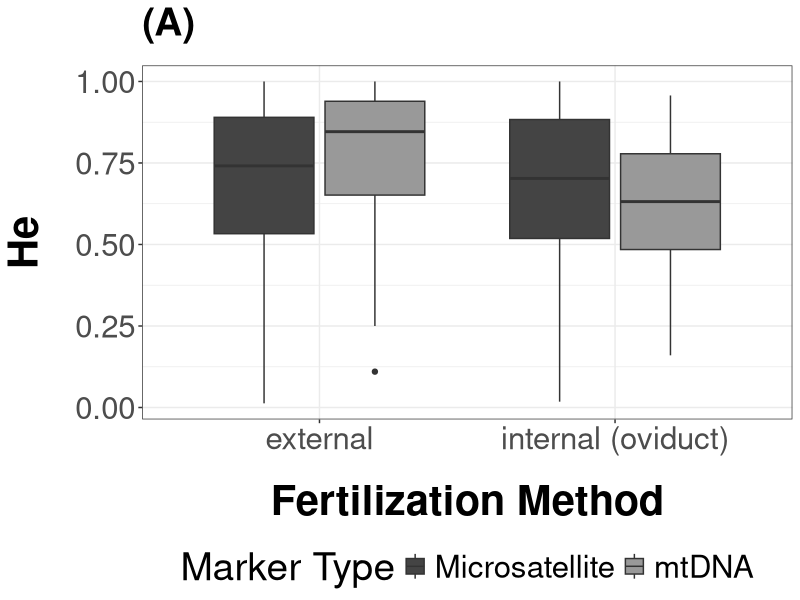
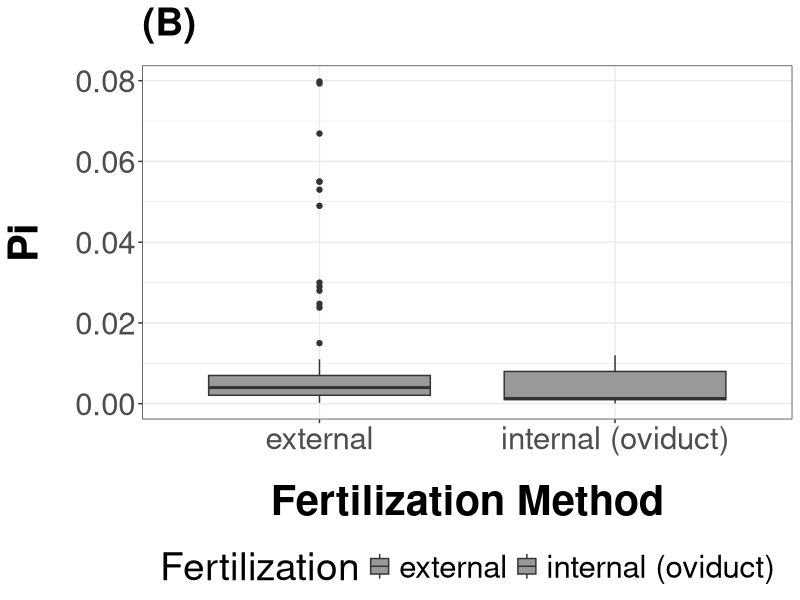
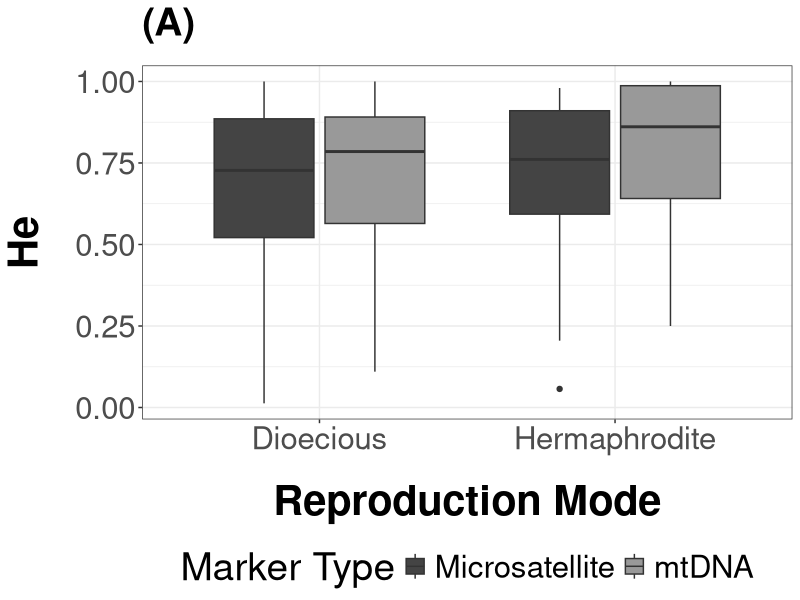
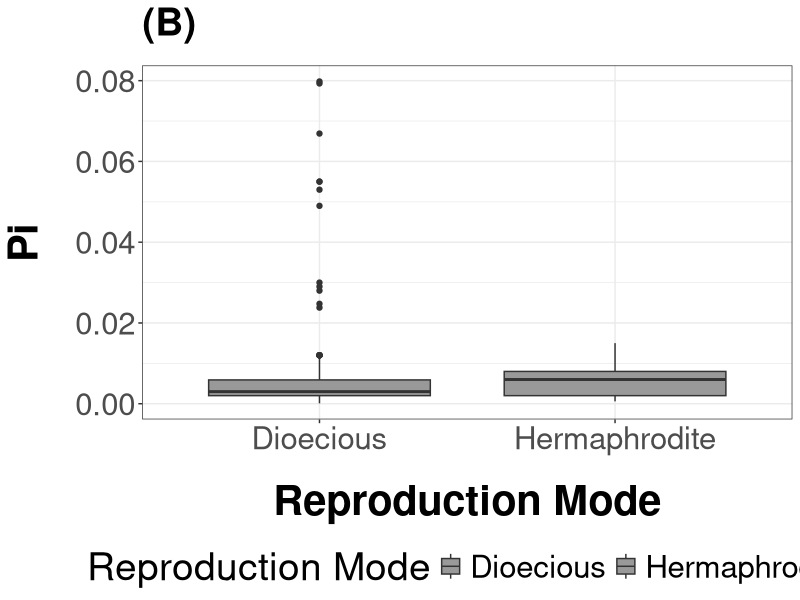

Generate these figures, in order, with R:
################################################### Script for US Data Graphs  ########################################################

#graph US mtDNA & msat datasets 

##########################################################################################################################################

######### Set-up #########

#clear environment
remove(list = ls())

#load libraries
library(tidyverse)
library(dplyr)
library(patchwork)

#read in data
mtdna_data_new <- read.csv("new_mtdna_full_US_data.csv", stringsAsFactors = FALSE) #read in 
msat_data <- read.csv("new_msat_full_US_data.csv", stringsAsFactors = FALSE) #read in

### Needed Equation ###
lm_eqn = function(x, y, df){ #set up formula for regression line equation
  m <- lm(y ~ x, df);
  eq <- substitute(italic(y) == b %.% italic(x) + a,
                   list(a = format(coef(m)[[1]], digits = 2), 
                        b = format(coef(m)[[2]], digits = 2)))
  as.character(as.expression(eq));                 
}

### Center Title and Subtitle for Graphs ###
theme_update(plot.title = element_text(hjust = 0), plot.subtitle = element_text(hjust = 0.5)) #centered plot title

############################################ US DATA ############################################ 

#mtDNA: He#

#Final mtDNA fertilization
mtdna_data_new$final_fertilization <- NA #create new column to categorize fertilization methods

mtdna_data_new$final_fertilization [mtdna_data_new$fertilization =="external"]  <- "external"
mtdna_data_new$final_fertilization [mtdna_data_new$fertilization =="internal (oviduct)"] <- "internal (oviduct)"
mtdna_data_new$final_fertilization [mtdna_data_new$fertilization =="in brood pouch or similar structure"] <- "internal (oviduct)" #convert "in brood pouch or similar structure" to internal fertilization

mtdna_final_fertilization_He_no.na <- mtdna_data_new[!is.na(mtdna_data_new$final_fertilization) & !is.na(mtdna_data_new$He),] #create new table that excludes NA's from columns of interest

#Final mtDNA Reproduction mode

mtdna_data_new$final_reproductionmode <- NA #create new column to categorize reproduction mode

mtdna_data_new$final_reproductionmode  [mtdna_data_new$reproductionmode =="dioecism"]  <- "Dioecious"
mtdna_data_new$final_reproductionmode  [mtdna_data_new$reproductionmode =="protogyny"] <- "Hermaphrodite" #for protogyny, label as "Hermpahrodites"
mtdna_data_new$final_reproductionmode  [mtdna_data_new$reproductionmode =="protandry"] <- "Hermaphrodite" #for protandry, label as "Hermpahrodites"
mtdna_data_new$final_reproductionmode  [mtdna_data_new$reproductionmode =="true hermaphroditism"] <- "Hermaphrodite" #for true hermaphroditism, label as "Hermpahrodites"

mtdna_final_reproductionmode_He_no.na <- mtdna_data_new[!is.na(mtdna_data_new$final_reproductionmode ) & !is.na(mtdna_data_new$He),] #create new table that excludes NA's from columns of interest

#Final mtDNA Specific Reproduction mode

mtdna_data_new$specific.repro_mode <- NA #create new column to categorize hermaphrodite type

mtdna_data_new$specific.repro_mode  [mtdna_data_new$reproductionmode =="dioecism"]  <- "Dioecism"
mtdna_data_new$specific.repro_mode  [mtdna_data_new$reproductionmode =="protogyny"] <- "Protogyny"
mtdna_data_new$specific.repro_mode  [mtdna_data_new$reproductionmode =="protandry"] <- "Protandry"
mtdna_data_new$specific.repro_mode  [mtdna_data_new$reproductionmode =="true hermaphroditism"] <- "True Hermaphroditism"

mtdna_reproduction_type_He_no.na <- mtdna_data_new[!is.na(mtdna_data_new$specific.repro_mode ) & !is.na(mtdna_data_new$He),] #create new table that excludes NA's from columns of interest

#Final mtDNA Max Length

mtdna_maxlength_He_no.na <- mtdna_data_new[!is.na(mtdna_data_new$maxlength) & !is.na(mtdna_data_new$He),] #create new table that excludes NA's from columns of interest

mtdna_maxlength_He_no.na$logtransform.maxlength <- NA #add column to do a log transformation for max length

for (i in 1:nrow(mtdna_maxlength_He_no.na)) { #get log transformation data
  cat(paste(i, " ", sep = ''))
  mtdna_maxlength_He_no.na$logtransform.maxlength <- log10(mtdna_maxlength_He_no.na$maxlength)
}

#Final mtDNA Fecundity Mean
mtdna_fecundity_He_no.na <- mtdna_data_new[!is.na(mtdna_data_new$fecundity_mean) & !is.na(mtdna_data_new$He),] #create new table that excludes NA's from columns of interest

mtdna_fecundity_He_no.na$logtransform.fecundity <- NA #add column to do a log transformation for fecundity mean

for (i in 1:nrow(mtdna_fecundity_He_no.na)) { #get log transformation data
  cat(paste(i, " ", sep = ''))
  mtdna_fecundity_He_no.na$logtransform.fecundity <- log10(mtdna_fecundity_He_no.na$fecundity_mean)
}

#mtDNA: Pi#

#Final mtDNA Fertilization 

mtdna_data_new$final_fertilization <- NA #create new column to categorize fertilization methods

mtdna_data_new$final_fertilization [mtdna_data_new$fertilization =="external"]  <- "external"
mtdna_data_new$final_fertilization [mtdna_data_new$fertilization =="internal (oviduct)"] <- "internal (oviduct)"
mtdna_data_new$final_fertilization [mtdna_data_new$fertilization =="in brood pouch or similar structure"] <- "internal (oviduct)" #convert "in brood pouch or similar structure" to internal fertilization

mtdna_final_fertilization_Pi_no.na <- mtdna_data_new[!is.na(mtdna_data_new$final_fertilization) & !is.na(mtdna_data_new$Pi),] #create new table that excludes NA's from columns of interest

#Final mtDNA Reproduction mode

mtdna_data_new$final_reproductionmode <- NA #create new column to categorize reproduction mode

mtdna_data_new$final_reproductionmode  [mtdna_data_new$reproductionmode =="dioecism"]  <- "Dioecious"
mtdna_data_new$final_reproductionmode  [mtdna_data_new$reproductionmode =="protogyny"] <- "Hermaphrodite" #for protogyny, label as "Hermpahrodites"
mtdna_data_new$final_reproductionmode  [mtdna_data_new$reproductionmode =="protandry"] <- "Hermaphrodite" #for protandry, label as "Hermpahrodites"
mtdna_data_new$final_reproductionmode  [mtdna_data_new$reproductionmode =="true hermaphroditism"] <- "Hermaphrodite" #for true hermaphroditism, label as "Hermpahrodites"

mtdna_final_reproductionmode_Pi_no.na <- mtdna_data_new[!is.na(mtdna_data_new$final_reproductionmode ) & !is.na(mtdna_data_new$Pi),] #create new table that excludes NA's from columns of interest

#Final mtDNA Specific Reproduction mode

mtdna_data_new$specific.repro_mode <- NA #create new column to categorize hermaphrodite type

mtdna_data_new$specific.repro_mode  [mtdna_data_new$reproductionmode =="dioecism"]  <- "Dioecism"
mtdna_data_new$specific.repro_mode  [mtdna_data_new$reproductionmode =="protogyny"] <- "Protogyny"
mtdna_data_new$specific.repro_mode  [mtdna_data_new$reproductionmode =="protandry"] <- "Protandry"
mtdna_data_new$specific.repro_mode  [mtdna_data_new$reproductionmode =="true hermaphroditism"] <- "True Hermaphroditism"

mtdna_reproduction_type_Pi_no.na <- mtdna_data_new[!is.na(mtdna_data_new$specific.repro_mode ) & !is.na(mtdna_data_new$Pi),] #create new table that excludes NA's from columns of interest

#Final mtDNA Max Length

mtdna_maxlength_Pi_no.na <- mtdna_data_new[!is.na(mtdna_data_new$maxlength) & !is.na(mtdna_data_new$Pi),] #create new table that excludes NA's from columns of interest

mtdna_maxlength_Pi_no.na$logtransform.maxlength <- NA #add column to do a log transformation for max length

for (i in 1:nrow(mtdna_maxlength_Pi_no.na)) { #get log transformation data
  cat(paste(i, " ", sep = ''))
  mtdna_maxlength_Pi_no.na$logtransform.maxlength <- log10(mtdna_maxlength_Pi_no.na$maxlength)
}

#Final mtDNA Fecundity Mean

mtdna_fecundity_Pi_no.na <- mtdna_data_new[!is.na(mtdna_data_new$fecundity_mean) & !is.na(mtdna_data_new$Pi),] #create new table that excludes NA's from columns of interest

mtdna_fecundity_Pi_no.na$logtransform.fecundity <- NA #add column to do a log transformation for fecundity mean

for (i in 1:nrow(mtdna_fecundity_Pi_no.na)) { #get log transformation data
  cat(paste(i, " ", sep = ''))
  mtdna_fecundity_Pi_no.na$logtransform.fecundity <- log10(mtdna_fecundity_Pi_no.na$fecundity_mean)
}

#msat#

#Final msat fertilization
msat_data$final_fertilization <- NA #create new column to categorize fertilization methods

msat_data$final_fertilization [msat_data$fertilization =="external"]  <- "external"
msat_data$final_fertilization [msat_data$fertilization =="internal (oviduct)"] <- "internal (oviduct)"
msat_data$final_fertilization [msat_data$fertilization =="in brood pouch or similar structure"] <- "internal (oviduct)" #convert "in brood pouch or similar structure" to internal fertilization

msat_final_fertilization_He_no.na <- msat_data[!is.na(msat_data$final_fertilization) & !is.na(msat_data$He),] #create new table that excludes NA's from columns of interest

#Final msat Reproduction mode
msat_data$final_reproductionmode <- NA #create new column to categorize reproduction mode

msat_data$final_reproductionmode  [msat_data$reproductionmode =="dioecism"]  <- "Dioecious"
msat_data$final_reproductionmode  [msat_data$reproductionmode =="protogyny"] <- "Hermaphrodite" #for protogyny, label as "Hermpahrodites"
msat_data$final_reproductionmode  [msat_data$reproductionmode =="protandry"] <- "Hermaphrodite" #for protandry, label as "Hermpahrodites"
msat_data$final_reproductionmode  [msat_data$reproductionmode =="true hermaphroditism"] <- "Hermaphrodite" #for true hermaphroditism, label as "Hermpahrodites"

msat_final_reproductionmode_He_no.na <- msat_data[!is.na(msat_data$final_reproductionmode ) & !is.na(msat_data$He),] #create new table that excludes NA's from columns of interest

#Final msat Specific Reproduction mode

msat_data$specific.repro_mode <- NA #create new column to categorize reproduction type

msat_data$specific.repro_mode  [msat_data$reproductionmode =="dioecism"]  <- "Dioecism"
msat_data$specific.repro_mode  [msat_data$reproductionmode =="protogyny"] <- "Protogyny"
msat_data$specific.repro_mode  [msat_data$reproductionmode =="protandry"] <- "Protandry"
msat_data$specific.repro_mode  [msat_data$reproductionmode =="true hermaphroditism"] <- "True Hermaphroditism"

msat_reproduction_type_He_no.na <- msat_data[!is.na(msat_data$specific.repro_mode ) & !is.na(msat_data$He),] #create new table that excludes NA's from columns of interest

#Final msat Max Length

msat_maxlength_He_no.na <- msat_data[!is.na(msat_data$maxlength) & !is.na(msat_data$He),] #create new table that excludes NA's from columns of interest

msat_maxlength_He_no.na$logtransform.maxlength <- NA #add column to do a log transformation for max length

for (i in 1:nrow(msat_maxlength_He_no.na)) { #get log transformation data
  cat(paste(i, " ", sep = ''))
  msat_maxlength_He_no.na$logtransform.maxlength <- log10(msat_maxlength_He_no.na$maxlength)
}

#Final msat Fecundity Mean: He##
msat_fecundity_He_no.na <- msat_data[!is.na(msat_data$fecundity_mean) & !is.na(msat_data$He),] #create new table that excludes NA's from columns of interest

msat_fecundity_He_no.na$logtransform.fecundity <- NA #add column to do a log transformation for fecundity mean

for (i in 1:nrow(msat_fecundity_He_no.na)) { #get log transformation data
  cat(paste(i, " ", sep = ''))
  msat_fecundity_He_no.na$logtransform.fecundity <- log10(msat_fecundity_He_no.na$fecundity_mean)
}

################################ Graphing and Comparing Data ################################

############## Box Plots: Character Data ##############

########### Fertilization ###########
### msat vs. mtDNA: He
final_fertilization_all = merge(mtdna_final_fertilization_He_no.na, msat_final_fertilization_He_no.na, all=TRUE, no.dups= TRUE, all.x=TRUE, all.y=TRUE) #merge final fertilization data form mtdna and msat together

final_fertilization_all$markertype <- NA #create new column to categorize marker type

#add marker type based on file type
final_fertilization_all$markertype [final_fertilization_all$file == "mtdna101"]  <- "mtDNA"
final_fertilization_all$markertype [final_fertilization_all$file == "mtdna102"]  <- "mtDNA"
final_fertilization_all$markertype [final_fertilization_all$file == "mtdna103"]  <- "mtDNA"
final_fertilization_all$markertype [final_fertilization_all$file == "msats000"]  <- "msat" 
final_fertilization_all$markertype [final_fertilization_all$file == "msats001"]  <- "msat"
final_fertilization_all$markertype [final_fertilization_all$file == "msats002"]  <- "msat"
final_fertilization_all$markertype [final_fertilization_all$file == "msats200"]  <- "msat" 
final_fertilization_all$markertype [final_fertilization_all$file == "msats201"]  <- "msat" 
final_fertilization_all$markertype [final_fertilization_all$file == "msats100"]  <- "msat" 
final_fertilization_all$markertype [final_fertilization_all$file == "msats101"]  <- "msat" 
final_fertilization_all$markertype [final_fertilization_all$file == "msats301"]  <- "msat" 
final_fertilization_all$markertype [final_fertilization_all$file == "msats302"]  <- "msat" 
final_fertilization_all$markertype [final_fertilization_all$file == "msats303"]  <- "msat" 
final_fertilization_all$markertype [final_fertilization_all$file == "msats304"]  <- "msat" 
final_fertilization_all$markertype [final_fertilization_all$file == "msats305"]  <- "msat"
final_fertilization_all$markertype [final_fertilization_all$file ==	"ppdat"]  <- "msat" 

### msat & mtDNA: He
Fertplot1 <- ggplot(final_fertilization_all) + geom_boxplot(aes(x = final_fertilization, y = He, fill=markertype)) + #final fertilization & He box plot
  ggtitle("(A)") + #add plot title
  xlab("Fertilization Method") + ylab("He") + #add axis labels
  theme_bw() +
  theme(                                 #specify characteristics of the plot 
    plot.title = element_text(face="bold", size=28, margin = margin(b = 15)), 
    axis.title.x = element_text(face="bold", size=30, margin = margin(t = 20)),
    axis.title.y = element_text(face="bold", size=30,margin = margin(r = 20)),
    text = element_text(size = 28),
    legend.position="bottom") +
  labs(fill="Marker Type") +
  scale_fill_manual(values=c("#444444", "#999999"), labels=c('Microsatellite', 'mtDNA'))

### mtDNA: Pi
Fertplot2 <- ggplot(mtdna_final_fertilization_Pi_no.na) + geom_boxplot(aes(x = final_fertilization, y = Pi, fill = final_fertilization)) + #final fertilization & He box plot
  ggtitle("(B)") + #add plot title
  xlab("Fertilization Method") + ylab("Pi") + #add axis labels
  theme_bw() +
  theme(                                 #specify characteristics of the plot 
    plot.title = element_text(face="bold", size=28, margin = margin(b = 15)), 
    axis.title.x = element_text(face="bold", size=30, margin = margin(t = 20)),
    axis.title.y = element_text(face="bold", size=30, margin = margin(r = 20)),
    text = element_text(size = 28),
    legend.position="bottom")+
  labs(fill = "Fertilization") +
  scale_fill_manual(values=c("#999999", "#999999"))

########### Reproduction Mode ###########
### msat vs. mtDNA: He
reproductionmode_all = merge(msat_final_reproductionmode_He_no.na, mtdna_final_reproductionmode_He_no.na, all=TRUE, no.dups= TRUE, all.x=TRUE, all.y=TRUE) #merge final fertilization data form mtdna and msat together

reproductionmode_all$markertype <- NA #create new column to categorize marker type

#add marker type based on file type
reproductionmode_all$markertype [reproductionmode_all$file == "mtdna101"]  <- "mtDNA"
reproductionmode_all$markertype [reproductionmode_all$file == "mtdna102"]  <- "mtDNA"
reproductionmode_all$markertype [reproductionmode_all$file == "mtdna103"]  <- "mtDNA"
reproductionmode_all$markertype [reproductionmode_all$file == "msats000"]  <- "msat" 
reproductionmode_all$markertype [reproductionmode_all$file == "msats001"]  <- "msat"
reproductionmode_all$markertype [reproductionmode_all$file == "msats002"]  <- "msat"
reproductionmode_all$markertype [reproductionmode_all$file == "msats200"]  <- "msat" 
reproductionmode_all$markertype [reproductionmode_all$file == "msats201"]  <- "msat" 
reproductionmode_all$markertype [reproductionmode_all$file == "msats100"]  <- "msat" 
reproductionmode_all$markertype [reproductionmode_all$file == "msats101"]  <- "msat" 
reproductionmode_all$markertype [reproductionmode_all$file == "msats301"]  <- "msat" 
reproductionmode_all$markertype [reproductionmode_all$file == "msats302"]  <- "msat" 
reproductionmode_all$markertype [reproductionmode_all$file == "msats303"]  <- "msat" 
reproductionmode_all$markertype [reproductionmode_all$file == "msats304"]  <- "msat" 
reproductionmode_all$markertype [reproductionmode_all$file == "msats305"]  <- "msat"
reproductionmode_all$markertype [reproductionmode_all$file ==	"ppdat"]  <- "msat" 

### msat & mtDNA: He
Reproplot1 <- ggplot(reproductionmode_all) + geom_boxplot(aes(x = final_reproductionmode, y = He, fill= markertype)) + #final fertilization & He box plot
  ggtitle("(A)") + #add plot title
  xlab("Reproduction Mode") + ylab("He") + #add axis labels
  theme_bw() +
  theme(                                 #specify characteristics of the plot 
    plot.title = element_text(face="bold", size=28, margin = margin(b = 15)), 
    axis.title.x = element_text(face="bold", size=30, margin = margin(t = 20)),
    axis.title.y = element_text(face="bold", size=30,margin = margin(r = 20)),
    text = element_text(size = 28),
    legend.position="bottom")+
  labs(fill="Marker Type")+
  scale_fill_manual(values=c("#444444", "#999999"), labels=c('Microsatellite', 'mtDNA'))

### mtDNA: Pi
Reproplot2 <- ggplot(mtdna_final_reproductionmode_Pi_no.na) + geom_boxplot(aes(x = final_reproductionmode, y = Pi, fill = final_reproductionmode)) + #final fertilization & He box plot
  ggtitle("(B)") + #add plot title
  xlab("Reproduction Mode") + ylab("Pi") + #add axis labels
  theme_bw() +
  theme(                                 #specify characteristics of the plot 
    plot.title = element_text(face="bold", size=28, margin = margin(b = 15)), 
    axis.title.x = element_text(face="bold", size=30, margin = margin(t = 20)),
    axis.title.y = element_text(face="bold", size=30, margin = margin(r = 20)),
    text = element_text(size = 28),
    legend.position="bottom")+
  labs(fill = "Reproduction Mode") +
  scale_fill_manual(values=c("#999999", "#999999"))
